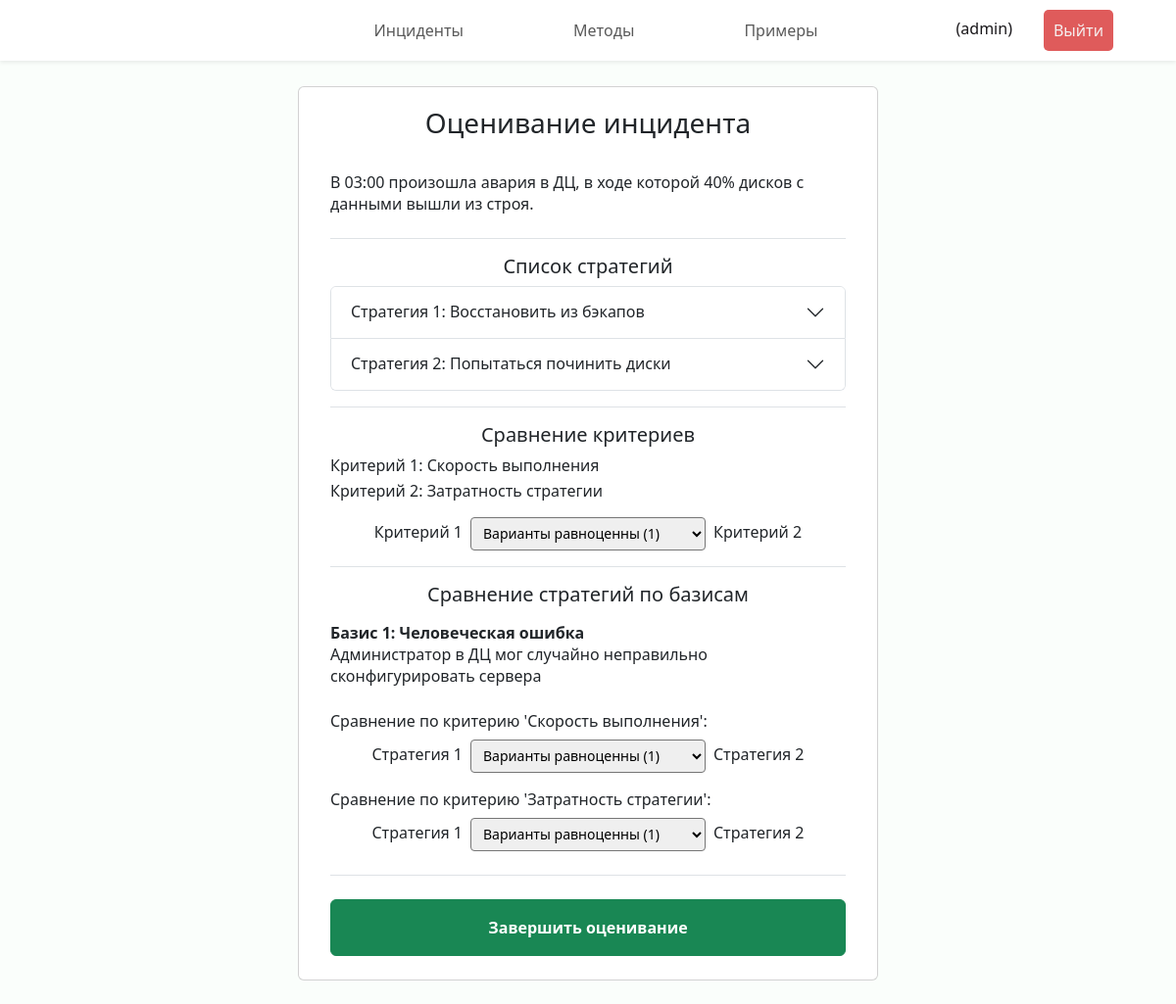
The app's page /incident/9/assess (signed in) with its own data.
### incidents/models.py (models this page shows, shortened)
class Incident(models.Model):
    name = models.CharField("Название", max_length=100)
    description = models.TextField("Описание")
    created_at = models.DateTimeField("Создан")
    results = models.JSONField("Результаты", null=True, blank=True)
    creator = models.ForeignKey(Expert, verbose_name="Инициатор", on_delete=models.CASCADE,
                                related_name="authored_incidents")
    status = models.ForeignKey(Status, verbose_name="Статус", on_delete=models.CASCADE)
    criteries = models.ManyToManyField(Criteria, through="IncidentCriteria")
    experts = models.ManyToManyField(Expert, through="IncidentExpert")
    class Meta:
        verbose_name = "Инцидент"
        verbose_name_plural = "Инциденты"

class Strategy(models.Model):
    incident = models.ForeignKey(Incident, verbose_name="Инцидент", on_delete=models.CASCADE)
    name = models.CharField("Название", max_length=100)
    description = models.TextField("Описание")
    number = models.PositiveSmallIntegerField("Номер")
    class Meta:
        verbose_name = "Стратегия устранения инцидента"
        verbose_name_plural = "Стратегии устранения инцидента"
        unique_together = ('incident', 'name',)

class IncidentCriteria(models.Model):
    incident = models.ForeignKey(Incident, verbose_name="Инцидент", on_delete=models.CASCADE)
    criteria = models.ForeignKey(Criteria, verbose_name="Критерий", on_delete=models.CASCADE)
    number = models.PositiveSmallIntegerField("Номер")
    class Meta:
        verbose_name = "Критерий ранжирования инцидента"
        verbose_name_plural = "Критерии ранжирования инцидента"
        unique_together = ('incident', 'criteria',)

class Criteria(models.Model):
    description = models.CharField("Описание", max_length=200)
    def __str__(self) -> str:
        return self.description
    class Meta:
        verbose_name = "Критерий ранжирования"
        verbose_name_plural = "Критерии ранжирования"

class Basis(models.Model):
    incident = models.ForeignKey(Incident, verbose_name="Инцидент", on_delete=models.CASCADE)
    name = models.CharField("Название", max_length=100)
    description = models.TextField("Описание")
    number = models.PositiveSmallIntegerField("Номер")
    class Meta:
        verbose_name = "Базис инцидента"
        verbose_name_plural = "Базисы инцидента"
        unique_together = ('incident', 'name',)

### incidents/views.py (the view)
# urls.py: path("incident/<int:incident_id>/assess", views.incident_assess, name="incident_assess"),
@login_required(login_url='login')
def incident_assess(request, incident_id):
    if request.method == 'POST':
        try:
            incident = Incident.objects.get(id=incident_id)
        except Incident.DoesNotExist:
            raise Http404("Инцидент не существует")
        try:
            expert = Expert.objects.get(user=request.user)
        except Expert.DoesNotExist:
            raise Http404("Эксперт не существует")
        incident_expert = IncidentExpert.objects.get(incident=incident,
                                                        expert=expert)
        incident_expert.scores = prepare_scores(json.loads(request.body),
                                                incident.criteries.count(),
                                                incident.strategy_set.count())
        incident_expert.save()
        if check_all_experts_done(incident):
            incident.status = Status.objects.get(name="Оценен")
            incident.results = calculate_incident(get_all_scores(incident))
            incident.save()
        elif incident.status.name == 'Инициирован':
            incident.status = Status.objects.get(name="В процессе оценивания")
            incident.save()
        return HttpResponse(status=200)
    else:
        try:
            incident = Incident.objects.get(id=incident_id)
        except Incident.DoesNotExist:
            raise Http404("Инцидент не существует")
        assessment_form = AssessmentForm()
        return render(request, "incidents/incident_assess.html",
                      {'incident': incident, 'assessment_form': assessment_form})

### incidents/forms.py
class AssessmentForm(forms.Form):
    CHOICES = {'1/9': 'Очень сильно уступает (1/9)',
               '1/7': 'Значительно уступает (1/7)',
               '1/5': 'Сильно уступает (1/5)',
               '1/3': 'Умеренно уступает (1/3)',
               '1': 'Варианты равноценны (1)',
               '3': 'Умеренно превосходит (3)',
               '5': 'Сильно превосходит (5)',
               '7': 'Значительно превосходит (7)',
               '9': 'Очень сильно превосходит (9)'}
    choice = forms.ChoiceField(widget=forms.Select(attrs={'class': 'form-select-sm'}),
                          choices=CHOICES, initial='1')

### incidents/templatetags/utiltags.py (called while the page is built)
@register.filter(name='times')
def times(_min, args=None):
    _max, _step = None, None
    if args:
        if not isinstance(args, int):
            _max, _step = map(int, args.split(','))
        else:
            _max = args
    args = filter(None, (_min, _max, _step))
    return range(*args)

### incidents/templates/incidents/incident_assess.html (shortened to what this page needs)
{% extends 'incidents/base.html' %}
{% load static %}
{% load utiltags %}
{% block header %}
<header class="header fixed-top shadow-sm d-flex">
    <nav class="navbar navbar-expand-lg w-100">
        <div class="collapse navbar-collapse justify-content-center" id="navbarNav">
        <ul class="navbar-nav py-1">
            <li class="nav-item px-5"><a class="nav-link" href="{% url 'incidents' %}">Инциденты</a></li>
            <li class="nav-item px-5"><a class="nav-link" href="{% url 'methods' %}">Методы</a></li>
            <li class="nav-item px-5"><a class="nav-link" href="{% url 'examples' %}">Примеры</a></li>
        </ul>
        </div>
        <ul class="navbar-nav position-fixed end-0 me-5 align-items-center">
            <li class="nav-item px-3 text-end mb-1">
                <div class="username">({{ request.user.get_username }})</div>
            </li>
            <li class="nav-item px-3">
                <form action="{% url 'logout' %}" method="POST">
                    <button class="logout-btn" type="submit">Выйти</button>
                </form>
            </li>
          </ul>
    </nav>
</header>
{% endblock %}
{% block content %}
<div class="cards d-flex p-2 flex-column align-items-center">
  <div class="col-lg-6 col-xxl-5 card mb-3">
    <div class="card-body mx-3 my-1">
      <form id="assessment">
        <h3 class="mb-4	text-center">Оценивание инцидента</h3>
        <div class="card-text py-2 border-bottom">
          {{ incident.description|linebreaks }}
        </div>
        <div class="d-flex flex-column gap-2 py-3 border-bottom">
          <h5 class="m-0 text-center">Список стратегий</h5>
          <div class="accordion" id="accordionStrategies">
            {% for strategy in incident.strategy_set.all %}
              <div class="accordion-item">
                <h2 class="accordion-header">
                  <button class="accordion-button collapsed" type="button" data-bs-toggle="collapse" data-bs-target="#collapse{{ forloop.counter }}" aria-expanded="true" aria-controls="collapse{{ forloop.counter }}">
                    Стратегия {{ forloop.counter }}: {{ strategy.name }}
                  </button>
                </h2>
              </div>
            {% endfor %}
          </div>
        </div>
        {% if incident.criteries.count > 1 %}
          <div class="d-flex flex-column gap-2 py-3 border-bottom">
            <h5 class="m-0 text-center">Сравнение критериев</h5>
            <div class="d-flex flex-column gap-1 mb-2">
              {% for criteria in incident.incidentcriteria_set.all %}
                <span>Критерий {{ forloop.counter }}: {{ criteria.criteria }}</span>
              {% endfor %}
            </div>
            {% for x in incident.criteries.count|times %}
              {% for y in x|add:"1"|times:incident.criteries.count %}
                <div name="criteria" class="d-flex justify-content-center gap-2">
                  <label for="id_choice" class="form-label mt-1">Критерий {{x|add:"1"}}</label>
                  {{ assessment_form.choice }}
                  <label for="id_choice" class="form-label mt-1">Критерий {{y|add:"1"}}</label>
                </div>
              {% endfor %}
            {% endfor %}
          </div>
        {% endif %}
        {% if incident.basis_set.count > 0 and incident.strategy_set.count > 1 %}
          <div class="d-flex flex-column gap-3 py-3 border-bottom">
            <h5 class="m-0 text-center">Сравнение стратегий по базисам</h4>
            {% for basis in incident.basis_set.all %}
              <div name="basis">
                <div class="fw-bold">Базис {{ forloop.counter }}: {{ basis.name }}</div>
                <div>{{ basis.description|linebreaks }}</div>
                {% for criteria in incident.criteries.all %}
                  <div name="criteria_basis" class="py-2 d-flex flex-column gap-2">
                    <div>Сравнение по критерию '{{ criteria.description }}':</div>
                    {% for x in incident.strategy_set.count|times %}
                      {% for y in x|add:"1"|times:incident.strategy_set.count %}
                        <div name="strategy" class="d-flex justify-content-center align-content-center gap-2">
                          <label for="id_choice" class="form-label mt-1">Стратегия {{x|add:"1"}}</label>
                          {{ assessment_form.choice }}
                          <label for="id_choice" class="form-label mt-1">Стратегия {{y|add:"1"}}</label>
                        </div>
                      {% endfor %}
                    {% endfor %}
                  </div>
                {% endfor %}
              </div>
            {% endfor %}
          </div>
        {% endif %}
        <input type="submit" value="Завершить оценивание" class="btn btn-success mt-4 mb-1 p-3 w-100 fw-bold"/>
      </form>
    </div>
  </div>
</div>
{% endblock %}

### incidents/static/incidents/css/style.css (style rules this page uses)
:root { --font-family: "Segoe UI", Roboto, "Helvetica Neue", Arial, sans-serif; }
* { box-sizing: border-box; padding: 0; margin: 0; }
body { margin: 5rem 0 0 0; font-family: var(--font-family); font-weight: 400; line-height: normal; background-color: rgb(250, 254, 251); color: #19171a; overflow: overlay; width: 100%; }
.header { background: rgb(255, 255, 255); }
.logout-btn { padding: 10px; background-color: #df5b5b; color: #f5efef; text-decoration: none; border-radius: 5px; border-width: 0; }

### records on screen
Incident: description "В 03:00 произошла авария в ДЦ, в ходе которой 40% дисков с данными вышли из строя."
Strategy: name "Восстановить из бэкапов"
Strategy: name "Попытаться починить диски"
IncidentCriteria: criteria "Скорость выполнения"
IncidentCriteria: criteria "Затратность стратегии"
Basis: name "Человеческая ошибка", description "Администратор в ДЦ мог случайно неправильно сконфигурировать сервера"
Criteria: description "Скорость выполнения", x "1", x "2"
Criteria: description "Затратность стратегии", x "1", x "2"

### other values on screen
{{ request.user.get_username }} "admin"
{{ x|add:"1" }} "1"
{{ y|add:"1" }} "2"
